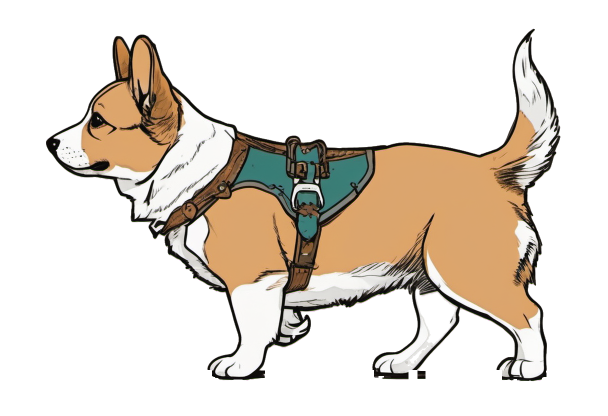
#> input picture art/sprocket/cut.orig.png, 1216 x 832 px (shown at 1/2 size)
$ python clean.py
#> lines starting #> are read from the running program, lines starting #| are printed output that depends on the picture; after the words box and inside, x2 and y2 are one past the last pixel; in counts of white or black regions, pixels touching at a corner belong together
"""Clean art/sprocket/cut.png (round 2 painting). Keeps the key-mask cut as cut.orig.png and always cleans from it.
1. Remove small dark ground-line stubs under the paws.
2. Make pale fur under the belly and the shaded far hind leg solid (close alpha holes, fill color from the nearest opaque pixel).
3. Replace the far front leg scrap with a leg copied from the near front leg, shifted back and grayed a little, composited UNDER the painting."""
import os, shutil
from PIL import Image
import numpy as np
from scipy import ndimage as ndi
here = os.path.dirname(os.path.abspath(__file__))
cut, orig = os.path.join(here, "cut.png"), os.path.join(here, "cut.orig.png")
if not os.path.exists(orig):
    shutil.copy(cut, orig)
a = np.array(Image.open(orig).convert("RGBA")).astype(np.float32)
al = a[:, :, 3]

# 1. ground-line slabs: below each paw keep only its ink base (7 px under the lowest white pixel); columns without fur lose everything under y 738
lum = a[:, :, :3].sum(axis=2)
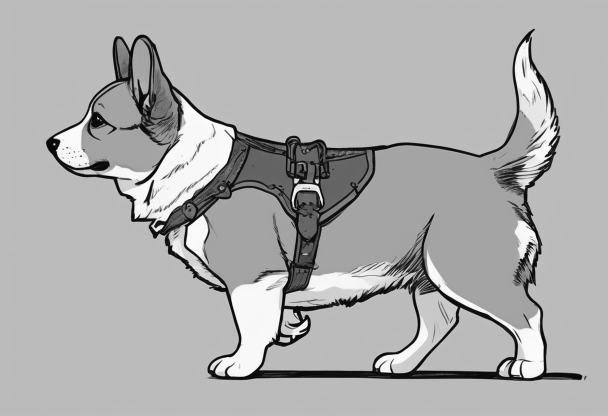
#> lum: shape (832, 1216) float32 (shown at 1/2 size); min 0, max 765, mean 517.5; drawn with min black and max white
for x in range(400, 1130):
    col = np.where((lum[690:763, x] > 560) & (al[690:763, x] > 200))[0]
    if len(col): al[690 + col.max() + 8:, x] = 0
    else: al[738:, x] = 0
#> this loop made 730 passes
#> col on passes 21 to 23: [48], [44, 45, 46, 47, 48, 49], [41, 42, 43, 44, 45, 46, 47, 48, 49]
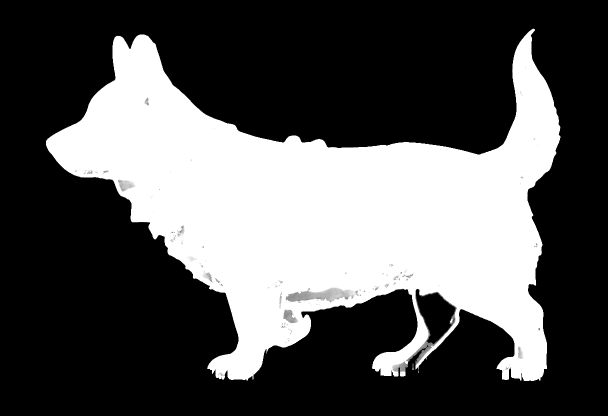
#> al: shape (832, 1216) float32 (shown at 1/2 size); min 0, max 255, mean 86.4
# 2. solid pale fur and far hind leg
def solidify(x0, x1, y0, y1, it=4, flat=None):
#> called with x0 = 540, x1 = 930, y0 = 515, y1 = 640, it = 4
    m = np.zeros(al.shape, bool); m[y0:y1, x0:x1] = True
    op = (al > 40) & m
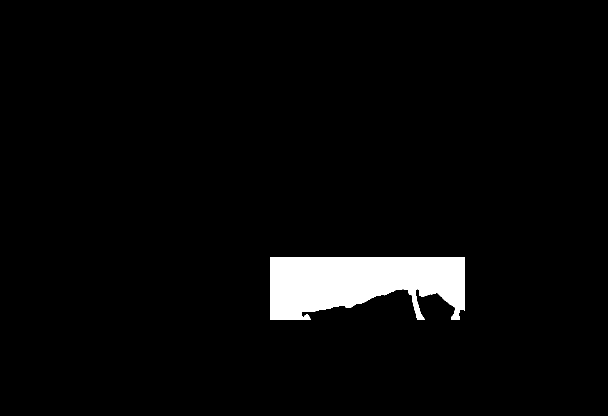
#> op: shape (832, 1216) bool (shown at 1/2 size); 3.7% white; 1 white region, box (x1, y1, x2, y2) and area: (540, 515, 930, 640) 37407
    closed = ndi.binary_fill_holes(ndi.binary_closing(op, iterations=it)) & m
#> closed: shape (832, 1216) bool; 3.7% white; 1 white region, box (x1, y1, x2, y2) and area: (540, 515, 930, 640) 37616
    new = closed & ~op
#> new: shape (832, 1216) bool; 0.02% white; 9 white regions (7 under 20 px), largest, box (x1, y1, x2, y2) and area: (603, 623, 618, 635) 104, (832, 578, 839, 594) 81
    idx = ndi.distance_transform_edt(~op, return_distances=False, return_indices=True)
    for c in range(3):
        a[:, :, c][new] = a[:, :, c][idx[0][new], idx[1][new]]
    if flat:
        for c in range(3): a[:, :, c][new] = flat[c]
    semi = (al > 10) & m
#> semi: shape (832, 1216) bool; 3.7% white; 1 white region, box (x1, y1, x2, y2) and area: (540, 515, 930, 640) 37462
    al[new | semi] = 255
#> al: shape (832, 1216) float32; 0.47% of pixels changed, all inside (x1, y1, x2, y2) = (547, 527, 930, 640)
solidify(540, 930, 515, 640)
solidify(770, 935, 585, 745, 6, flat=(206, 210, 212))
#> in solidify (call 2), `op = (al > 40) & m`: op: shape (832, 1216) bool; 0.8% white; 4 white regions (1 under 20 px), largest, box (x1, y1, x2, y2) and area: (770, 585, 935, 745) 8015, (770, 585, 781, 590) 32, (825, 727, 827, 740) 26
#> in solidify (call 2), `closed = ndi.binary_fill_holes(ndi.binary_closing(op, iterations=it)) ..`: closed: shape (832, 1216) bool; 1.3% white; 2 white regions, box (x1, y1, x2, y2) and area: (770, 585, 935, 745) 13133, (770, 585, 781, 590) 32
#> in solidify (call 2), `new = closed & ~op`: new: shape (832, 1216) bool; 0.5% white; 12 white regions (8 under 20 px), largest, box (x1, y1, x2, y2) and area: (833, 586, 911, 688) 4597, (815, 691, 857, 739) 402, (797, 735, 800, 744) 25, (832, 735, 836, 743) 20
#> in solidify (call 2), `semi = (al > 10) & m`: semi: shape (832, 1216) bool; 0.8% white; 3 white regions, box (x1, y1, x2, y2) and area: (770, 585, 935, 745) 8037, (770, 585, 781, 590) 32, (825, 727, 827, 740) 26
#> in solidify (call 2), `al[new | semi] = 255`: al: shape (832, 1216) float32; min 0, max 255, mean 88.3

# 3. far front leg
a[:, :, 3] = al
box = (569, 618, 628, 700)          # the scrap: x0, y0, x1, y1
a[box[1]:box[3], box[0]:box[2], 3] = 0
a[664:694, 560:569, 3] = 0   # leftover scrap beside the near paw
src = a[598:757, 452:575].copy()
src[:, :, 3] *= np.clip((np.arange(598, 757) - 598) / 14.0, 0, 1)[:, None]     # near front leg (white, with paw)
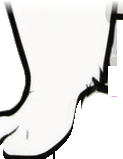
#> src: shape (159, 123, 4) float32; mean R, G, B, A 194, 192.6, 189.4, 166.5; transparent parts drawn white
src[:, :, :3] *= 0.84
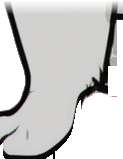
#> src: shape (159, 123, 4) float32; mean R, G, B, A 163, 161.8, 159.1, 166.5; transparent parts drawn white
layer = np.zeros_like(a)
dx = 68
layer[598:757, 452 + dx:575 + dx] = src
# clip the copy to a tapered right edge (the near leg hides its own, so draw one in ink)
from PIL import ImageDraw
edge = [(619, 612), (617, 650), (610, 684), (606, 694)]
clip = np.zeros(al.shape, np.float32)
for y in range(598, 757):
    xe = np.interp(y, [e[1] for e in edge], [e[0] for e in edge]) if y < 694 else 9999
    clip[y, :int(min(xe, 1215))] = 1
layer[:, :, 3] *= clip
ink = Image.new("L", (al.shape[1], al.shape[0]), 0)
#> ink: PIL image 1216x832 L; every value is 0
ImageDraw.Draw(ink).line(edge, fill=255, width=5)
#> ink: PIL image 1216x832 L; 0.04% white; 1 white region, box (x1, y1, x2, y2) and area: (604, 612, 622, 696) 421
ink = np.array(ink).astype(np.float32) / 255
for c, v in enumerate((20, 16, 12)):
    layer[:, :, c] = layer[:, :, c] * (1 - ink) + v * ink
layer[:, :, 3] = np.maximum(layer[:, :, 3], ink * 255)
alpha_top = a[:, :, 3] / 255.0
out = a.copy()
la = layer[:, :, 3] / 255.0
ta = alpha_top + la * (1 - alpha_top)
for c in range(3):
    out[:, :, c] = np.where(ta > 0, (a[:, :, c] * alpha_top + layer[:, :, c] * la * (1 - alpha_top)) / np.maximum(ta, 1e-6), 0)
out[:, :, 3] = ta * 255
Image.fromarray(np.clip(out, 0, 255).astype(np.uint8)).save(cut)
print("cleaned", cut)

# Happy muzzle: the same painting with the open-mouth repaint. Outside the muzzle box the two key masks are identical,
# so cut-happy.png is cut.png with that box taken from cut-happy.orig.png (key mask of happy/seed5.png, tol 30).
hap_orig = os.path.join(here, "cut-happy.orig.png")
if os.path.exists(hap_orig):
    base = np.array(Image.open(cut).convert("RGBA"))
    hap = np.array(Image.open(hap_orig).convert("RGBA"))
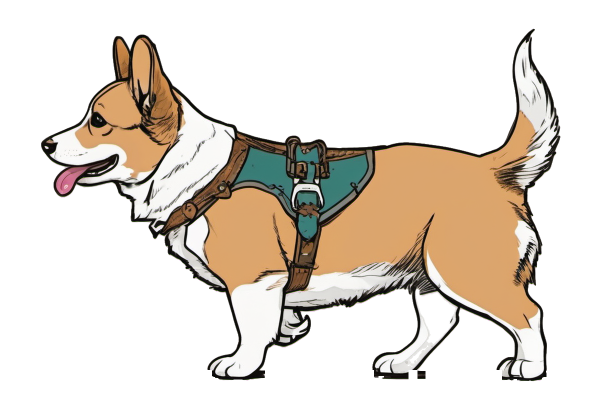
#> input picture art/sprocket/cut-happy.orig.png, 1216 x 832 px (shown at 1/2 size)
#> hap is the input picture: shape (832, 1216, 4); mean R, G, B, A 183.3, 173.9, 159.8, 87.9
    base[200:420, 70:320] = hap[200:420, 70:320]
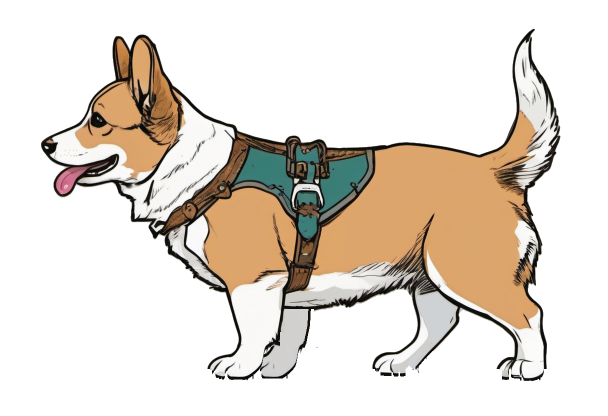
#> base: shape (832, 1216, 4) (shown at 1/2 size); mean R, G, B, A 65.6, 57.4, 48, 90.3; transparent parts drawn white
    Image.fromarray(base).save(os.path.join(here, "cut-happy.png"))
    print("cut-happy.png written")
